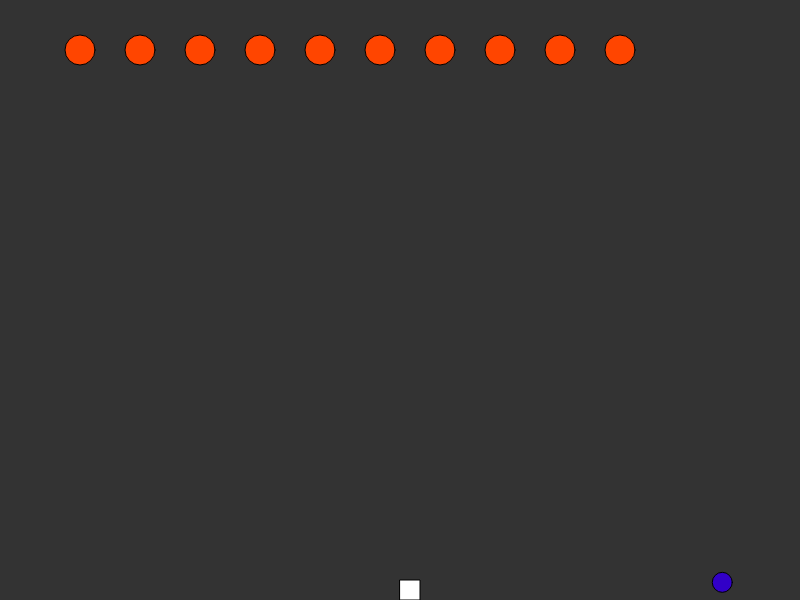
Frame 1 (no input)
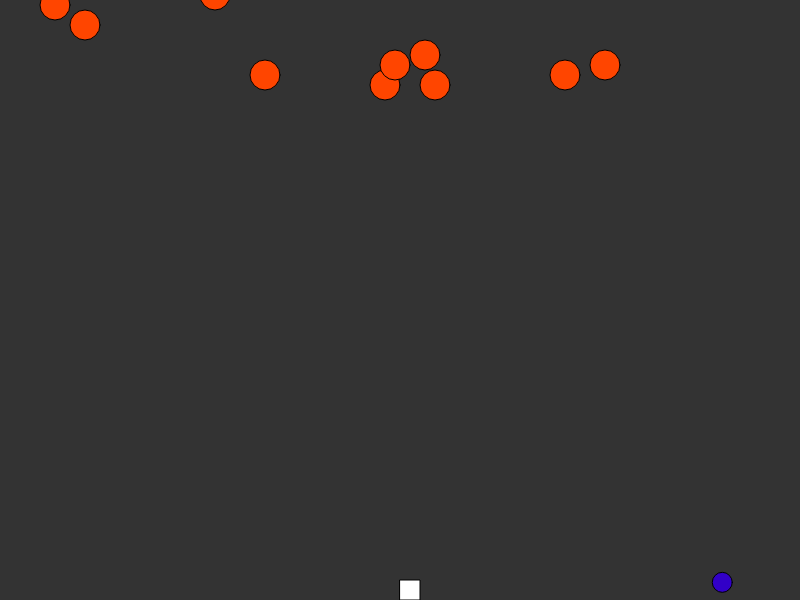
Frame 60 (no input)
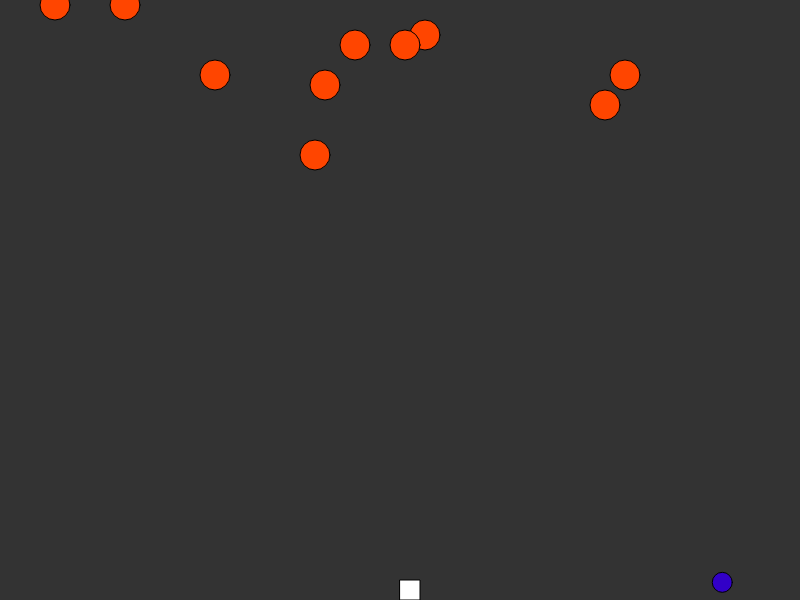
Frame 120 (the mouse pressed at the canvas centre since frame 60)

The p5.js sketch that drew these frames (run headless with seeded random() and noise() and a simulated clock; from frame 60 on, the mouse is pressed at the canvas centre):

// p5.js sketch
// ── sketch.js
var ship;
var flowers = [];
var drop;

// https://github.com/processing/p5.js/wiki/p5.js-overview#why-cant-i-assign-variables-using-p5-functions-and-variables-before-setup
new p5();

function setup() {
    createCanvas(800, 600);
    ship = new Ship();
    drop = new Drop(Math.random() * width, Math.random() * height);
    for (var i =0; i<10; i++){
        flowers[i] = new Flower(i*60+80, 50);
    }
}


function draw() {
    background(51);
    ship.show();
    for (var i = 0; i < flowers.length; i++){
        if(flowers[i] != null){
            flowers[i].show();
        }
    }
    if (drop != null){
    drop.show();
    }
    if(distance(ship, drop) <= 20){
        addSpeed();
        drop = null;
    }
    
    moveFlowers();
    eatFlower();

    if (keyIsDown(RIGHT_ARROW) && ship.x < width - ship.size){
        ship.move(1, 0);
    }
    if (keyIsDown(LEFT_ARROW) && ship.x > 0){
        ship.move(-1, 0);
    }
    if (keyIsDown(UP_ARROW) && ship.y > 0){
        ship.move(0, -1);
    }
    if (keyIsDown(DOWN_ARROW) && ship.y < height - ship.size){
        ship.move(0, 1);
    }
}


function moveFlowers(){
    flowers.forEach(function(flower) {
        
        x_dir = Math.random() < 0.5 ? -1 : 1;
        y_dir = Math.random() < 0.5 ? -1 : 1;
        flower.move(x_dir, y_dir);
    });
}

function eatFlower()
{
    for(var i = 0; i< flowers.length; i++){
        if(distance(ship, flowers[i]) <= ship.size){
            addSize();
            flowers.splice(i,1);
        }
    }
}

function distance(first_obj, second_obj){
    if (first_obj != null && second_obj != null){
        return dist(first_obj.x, first_obj.y, second_obj.x, second_obj.y);
    }
}

function addSpeed(){
    var speed = this.ship.speed;
    this.ship.speed = speed * 4;
}

function addSize(){
    var size = this.ship.size;
    this.ship.size = size+=10;
}

// ── drop.js
function Drop(x, y) {
    this.x = x;
    this.y = y;

    this.show = function(){
        fill(50, 0, 200);
        ellipse(this.x, this.y, 20, 20);
    }

}
// ── flower.js
function Flower(x, y) {
    this.x = x;
    this.y = y;
    this.speed = 5;

    this.show = function(){
        fill(255, 69, 0);
        ellipse(this.x, this.y, 30, 30);
    }


    this.move = function(x, y)
    {
        this.x += this.speed*x;
        this.y += this.speed*y;
    }
}
// ── script.js
let x, y;
const radius = 100;
let score = 0;
let timeLeft = 30;
let r, g, b;


function setup(){
    createCanvas(windowWidth-20,windowHeight-20);
    x = random(windowWidth-20);
    y = random(windowHeight-20)
}

function draw(){
    if(timeLeft>0){
    background(220);
    fill(255, 0, 255);
    textSize(20);
    text("Score: " + score, 50, 20);
    text("Time Left: " + timeLeft, 160, 20);
    fill(r, g, b);
    ellipse(x, y, radius*2, radius*2);
}else{
    textSize(200);
        text("Score: " + score, windowWidth/6, windowHeight/2);
}
    
}

function mousePressed() {
    let d = dist(mouseX, mouseY, x, y);
    if(d < radius){
        x = random(windowWidth-20);
        y = random(windowHeight-20);
        score++;
    }
}

function newCircle() {
    x = random(255);
    y = random(255);
    r = random(255);
    g = random(255);
    b = random(255);
    
}
function timer(){
    if(timeLeft>0){
        timeLeft--;
    }
}
setInterval(newCircle,1500);
setInterval(timer, 1000);
// ── scriptGame.html
<!doctype html>

<html>
<head>
  <meta charset="utf-8">
  <script src="https://cdnjs.cloudflare.com/ajax/libs/p5.js/0.8.0/p5.js"></script>
  <script src="/repositories/helloworld/script.js"></script>
  
  <link rel="icon" href="/repositories/helloworld/assets/icon.png">
  <link rel="stylesheet" type="text/css" href="/repositories/helloworld/style.css">
  
  <title>ScriptGame</title>
  
</head>

<body>
  
  <div class="navBar">
    <a href="/repositories/helloworld/" title="Hello World!" rel="home"><img src="https://helloworld.se/wp-content/uploads/2016/04/Small_white_transparent.png" alt="Hello World!" height="50px"></a><!--
    --><a href="/" title="Return to home page">Return to home page</a>
    </div>
  
  <script>setup();</script>
  
</body>
</html>
// ── ship.js
function Ship() {
    this.x = width/2;
    this.y = height-20;
    this.size = 20;
    this.speed = 3;

    this.show = function(){
        fill(255);
        rect(this.x, this.y, this.size, this.size);
    }

    this.move = function(x, y){
        this.x += this.speed*x;
        this.y += this.speed*y;
    }
}
// ── style.css
body {
    font-family: Arial, sans-serif;

    border-width: 0px;
}


a {
    color: #d0d0d0;
    text-decoration: none;
}

a:hover {
    color: #ffffff;
    text-decoration: underline;
}

div {
    background-color: #46AFB8;
    color: #ffffff;

    margin: -10px;

    padding: 20px;

    width: calc(100% - 22px);
}

.navBar {
    background-color: #057190;

    margin-bottom: 10px;

    padding: 10px;
    padding-bottom: 0px;

    border-radius: 0px;
    width: calc(100% - 2px);
}

.banner {
    margin-top: -10px;
    padding-top: 10px;  

    border-bottom-left-radius: 50px;
    border-bottom-right-radius: 50px;
}

.bottom {
    margin-top: 6px;

    height: 20px;
}

.pug {
    margin: -10px;
    margin-top: 10px;

    width: calc(50% + 300px);
}
// ── superGame.html
<!doctype html>

<html>
<head>
  <meta charset="utf-8">
  <script src="https://cdnjs.cloudflare.com/ajax/libs/p5.js/0.8.0/p5.js"></script>
  <script src="/repositories/helloworld/ship.js"></script>
  <script src="/repositories/helloworld/sketch.js"></script>
  <script src="/repositories/helloworld/flower.js"></script>
  <script src="/repositories/helloworld/drop.js"></script>
  
  <link rel="icon" href="/repositories/helloworld/assets/icon.png">
  <link rel="stylesheet" type="text/css" href="/repositories/helloworld/style.css">
  
  <title>SuperGame</title>
  
</head>

<body>

  <div class="navBar">
    <a href="/repositories/helloworld/" title="Hello World!" rel="home"><img src="https://helloworld.se/wp-content/uploads/2016/04/Small_white_transparent.png" alt="Hello World!" height="50px"></a><!--
    --><a href="/" title="Return to home page">Return to home page</a>
  </div>
  
  <script>setup();</script>
  
</body>
</html>
